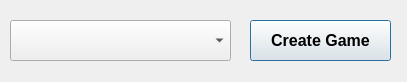
<?xml version="1.0" encoding="UTF-8"?>
<ui version="4.0">
 <class>NewGame</class>
 <widget class="QDialog" name="NewGame">
  <property name="geometry">
   <rect>
    <x>0</x>
    <y>0</y>
    <width>407</width>
    <height>82</height>
   </rect>
  </property>
  <property name="windowTitle">
   <string>Dialog</string>
  </property>
  <widget class="QComboBox" name="comboBox">
   <property name="geometry">
    <rect>
     <x>10</x>
     <y>20</y>
     <width>221</width>
     <height>41</height>
    </rect>
   </property>
  </widget>
  <widget class="QPushButton" name="pushButton">
   <property name="geometry">
    <rect>
     <x>250</x>
     <y>20</y>
     <width>141</width>
     <height>41</height>
    </rect>
   </property>
   <property name="font">
    <font>
     <pointsize>12</pointsize>
     <weight>75</weight>
     <bold>true</bold>
    </font>
   </property>
   <property name="text">
    <string>Create Game</string>
   </property>
  </widget>
 </widget>
 <resources/>
 <connections/>
</ui>
